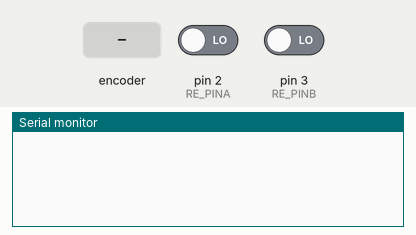
Recording of a sketch running on a simulated Arduino Nano, built with avr-gcc and run on an emulated ATmega328P. Shown: the last lines printed to the serial monitor. The test bench sets the inputs (shaded band); at power-on: pin 2 (RE_PINA) LOW, pin 3 (RE_PINB) LOW. No radio packets arrive unless stated.

Above: at 1.2 s.
1.3 s: rotary encoder on pin 2 (RE_PINA) / pin 3 (RE_PINB) turned 1 step (first pin leading)
At 1.9 s:
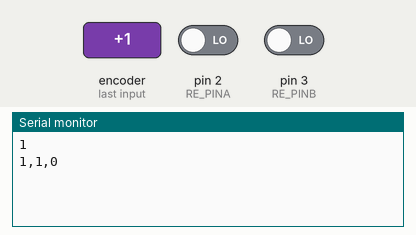
3.0 s: rotary encoder on pin 2 (RE_PINA) / pin 3 (RE_PINB) turned 1 step (first pin leading)
At 4.4 s:
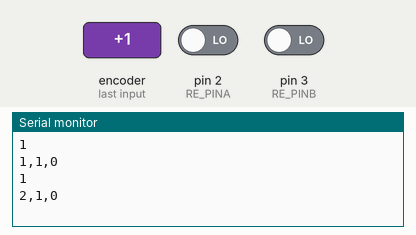

Measured:
- after the input at 1.3 s, the serial monitor: prints a new line after 0.05 s (image 1)
- after the input at 3.0 s, the serial monitor: prints a new line after 0.05 s (image 2)

The sketch:

Large7SegmentTransmitter.ino
```cpp
// PROJECT  :Large7SegmentTransmitter
// PURPOSE  :DES Day Counter Transmitter
// DEVICE   :Genuine Nano + nRF24L01 + Rotary Encoder
// AUTHOR   :C. D'Arcy
// DATE     :2025 03 16-...
// uC       :328p (Nano)
// COURSE   :*
// STATUS   :Working. Finally.  Paired with Large7SegmentReceiver.ino or RxSlave.ino (small 7 segment)
//          :It was the knockoff Nano that couldn't handle the power.
//          :When I switched to the Genuine Nano, it worked.
// PROJECT  :http://darcy.rsgc.on.ca/ACES/Projects/DayCounter/index.html
// REFERENCE:http://darcy.rsgc.on.ca/ACES/TEI3M/RotaryEncoder/images/RotaryEncoderDecisionTree.png
// PHOTO    :http://darcy.rsgc.on.ca/ACES/Projects/DayCounter/images/DayCounterTransmitter.jpg
#include <SPI.h>
#include <RF24.h>
RF24 radio(9, 10);  //CE (Chip Enable/Disable), CSN(SS)
byte addresses[][6] = { "DESDC", "2Node" };
#define CHANNEL 91  //Any value between 0 and 125 (2.400GHz to 2.525GHz)

#define DEBUG true  //Conditional use of Serial support
#define RE_PINA 2   // A
#define RE_PINB 3   // B
boolean CW = true;  //direction: CW or CCW (not CW)
volatile boolean triggered = false;
uint8_t day = 0;  // self-explanatory

void setup() {
  if (DEBUG) {
    Serial.begin(9600);
    while (!Serial)
      ;
  }

  radio.begin();                  //invoke the radio object
  radio.setPALevel(RF24_PA_MIN);  //MIN/LOW/MED/HIGH close range so minimum power sufficient
  radio.setChannel(CHANNEL);      //Tx and Rx communication on same channel
  //https://tmrh20.github.io/RF24/classRF24.html#af2e409e62d49a23e372a70b904ae30e1
  radio.openWritingPipe(addresses[0]);  //Transmit assumes these pipes
  // radio.openReadingPipe(1, addresses[1]); //...
  radio.stopListening();

  attachInterrupt(digitalPinToInterrupt(RE_PINA), ISR_Rotary, RISING);
}

void loop() {
  if (triggered) {
    triggered = false;
    //1. First, determine the direction (hardware (logic) strategy)...
    CW = digitalRead(RE_PINA) ^ digitalRead(RE_PINB);
    //2. Now, determine whether to decrement or increment the day number
    if (CW)
      day = (day + 1) % 10;
    else
      day = (day == 0) ? 9 : day - 1;
    if (DEBUG) {  //Conditional Serial support for debugging purposes
      Serial.println(CW);
      displayStates(day);
    }
    //3. Finally, Transmit...
    radio.write(&day, 1);  //transmit day number, one byte
  }
 // delay(30);
}

void ISR_Rotary() {  //Keep ISR bodies as short as possible
  triggered = true;
}

//for Debugging purposes, if necessary...
void displayStates(uint8_t dayNumber) {
  Serial.print(dayNumber);
  Serial.print(',');
  uint8_t stateA = digitalRead(RE_PINA);
  uint8_t stateB = digitalRead(RE_PINB);
  Serial.print(stateA);
  Serial.print(',');
  Serial.println(stateB);
}
```
